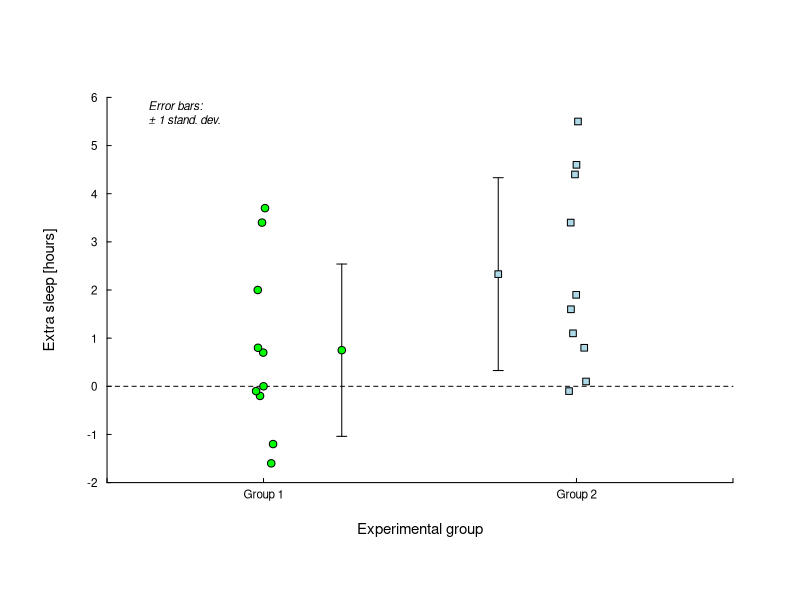
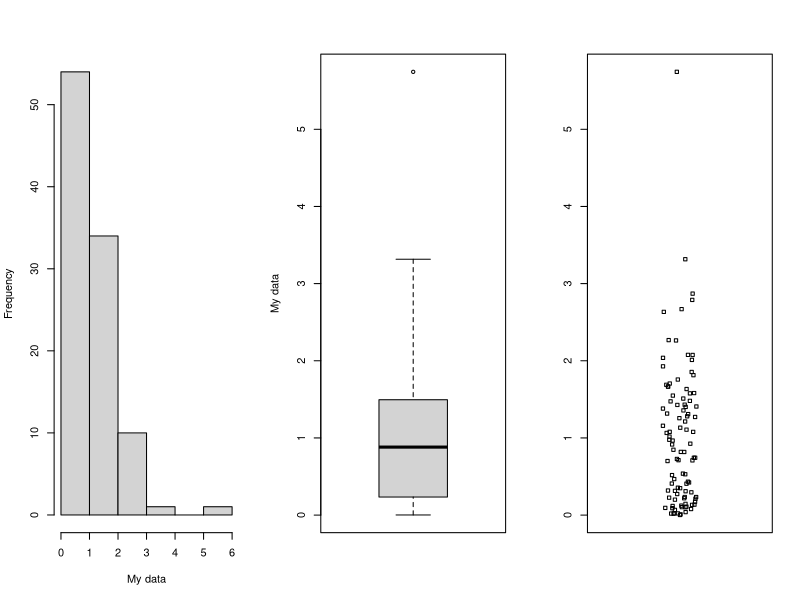
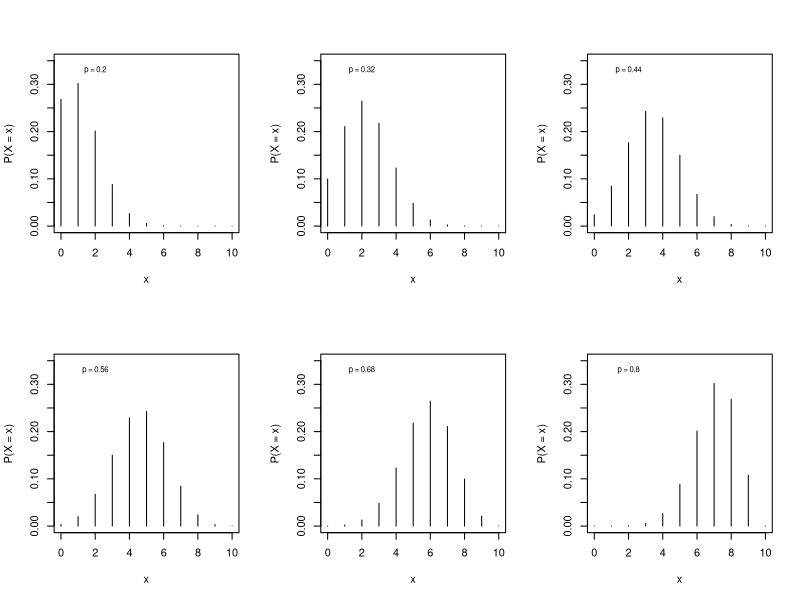
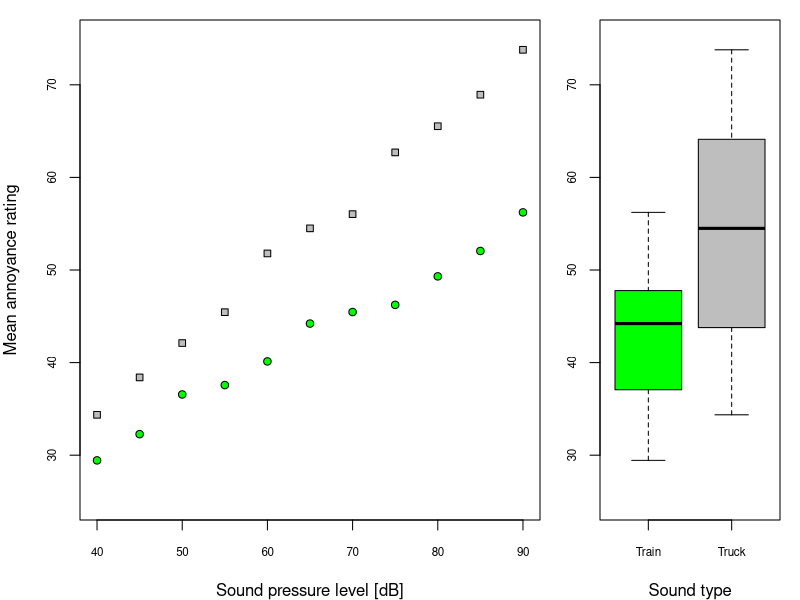
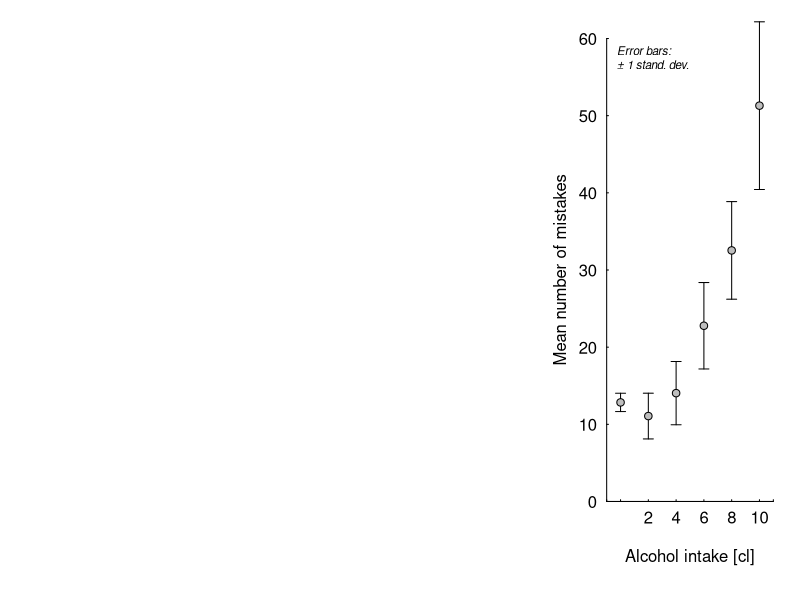
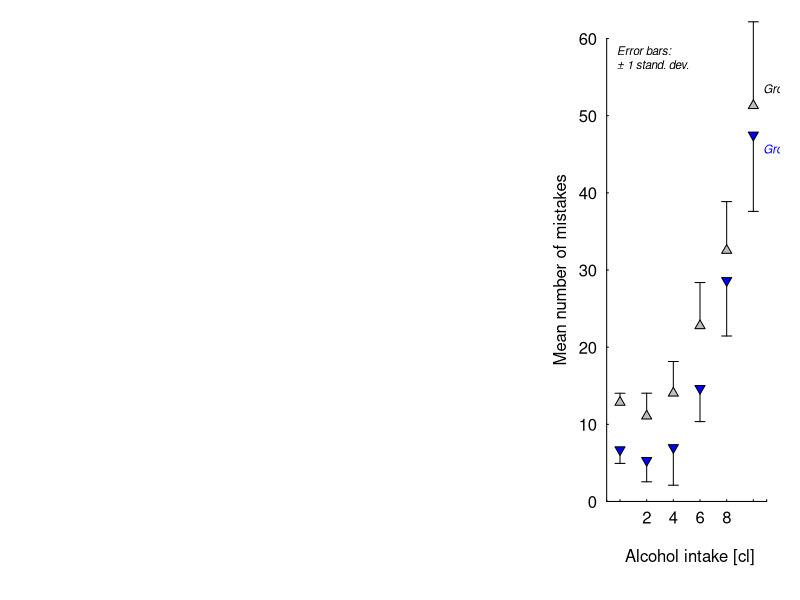
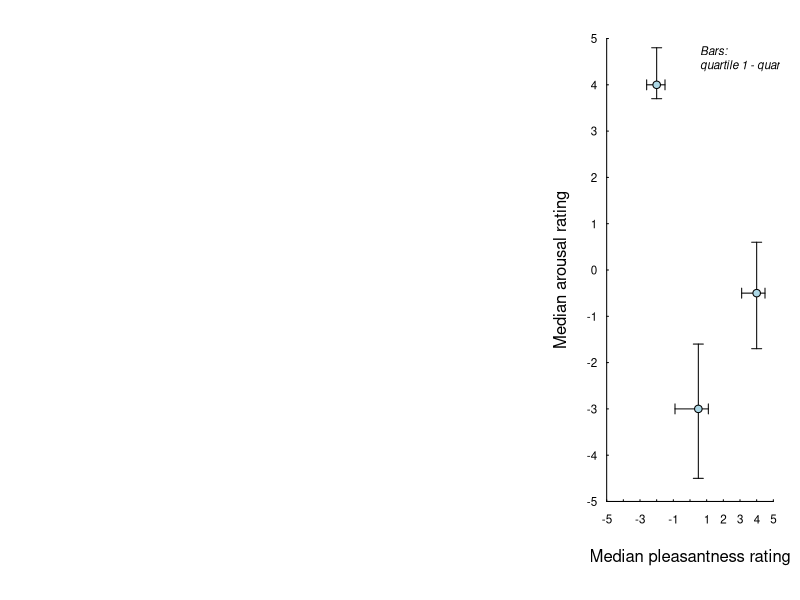

The R source for these figures, in order:
## ---- chunk 1
# THis will allow error messages to be converted to HTML
knitr::opts_chunk$set(error = TRUE)
## ---- chunk 2
# Load data
g2 <- sleep$extra[sleep$group == 2]  # Extra sleep Group 2
g1 <- sleep$extra[sleep$group == 1]  # Extra sleep Group 1

# Create an empty plot
plot(x = NULL, xlim = c(0.5, 2.5), ylim = c(-2, 6), axes = FALSE, ann = FALSE)

# Add line for no effect
lines(x = c(0.5, 2.5), y = c(0, 0), lty = 2)

# Add data points for group 1, slighlty displaced (jittered) along x.
jitter <- rnorm(n = length(g1), mean = 0, sd = 0.02) 
points(x = 1 + jitter, y = g1, pch = 21, bg = 'green')

# Add error bar +/- 1 standard deviation for group 1 (more on error bars below)
arrows(x0 = 1.25, y0 = mean(g1) - sd(g1),
       x1 = 1.25, y1 = mean(g1) + sd(g1), 
       length = 0.05, angle = 90, code = 3)

# Add mean value for group 1
points(x = 1.25, y = mean(g1), pch = 21, bg = 'green')

# Add data points for group 2
points(x = 2 + jitter, y = g2, pch = 22, bg = 'lightblue')

# Add error bar +/- 1 standard deviation for group 2
arrows(x0 = 1.75, y0 = mean(g2) - sd(g2),
       x1 = 1.75, y1 = mean(g2) + sd(g2), 
       length = 0.05, angle = 90, code = 3)

# Add mean value for group 2
points(x = 1.75, y = mean(g2), pch = 22, bg = 'lightblue')

# Add x-axis
axis(side = 1, at = c(0.5, 1, 2, 2.5), labels = c('', 'Group 1', 'Group 2', ''), 
     tck = 0.01, pos = -2, cex.axis = 0.7, mgp = c(3, 0, 0))

# Add y-axis
axis(side = 2, at = seq(-2, 6), labels = seq(-2, 6), 
     tck = 0.01, pos = 0.5,  cex.axis = 0.7, mgp = c(3, 0.5, 0), las = 1)

# Add x-axis text
mtext(text = "Experimental group", side = 1, line = 1, cex = 0.9)

# Add y-axis text
mtext(text = "Extra sleep [hours]", side = 2, line = 1.2, cex = 0.9)

# Add info on error bars (new line: \n   plus-minus sign:   \u00B1)
text(x = 0.6, y = 5.6, labels = "Error bars:\n\u00B1 1 stand. dev.", 
     cex = 0.7, font = 3, pos = 4)
## ---- chunk 3
par(mfrow=c(1, 3))
my_data <- rexp(n = 100)
hist(x = my_data, main = '', xlab = 'My data')
boxplot(x = my_data, ylab = 'My data')
stripchart(x = my_data, vertical = TRUE, method = 'jitter')
## ---- chunk 4
plot_binom <- function(p, n = 10) {
  # Function that plots the binomial distribution
  plot(x = 0:10, y = dbinom(x = seq(0:n), size = n, prob = p), 
       type = 'h', ylim = c(0, 0.35), 
       xlab = 'x', ylab = 'P(X = x)')
  text(x = 2, y = 0.33, labels = paste('p =', p), cex = 0.7)
}

# Sets default to put succesive plots in a 2x3 grid
par(mfrow=c(2, 3))

# Arguments for plot_binom()
p <- c(0.2, 0.32, 0.44, 0.56, 0.68, 0.80)  

# Applies plot_binom() separately to each element of p
myplots <- lapply(p, plot_binom)

# This restores the default
par(mfrow = c(1, 1))
## ---- chunk 5
# Create some random data
set.seed(123)
sound_level <- seq(from = 40, to = 90, by = 5)
annoyance_train <- 10 + sound_level * 0.5 + rnorm(length(sound_level))
annoyance_truck <- 2 + sound_level * 0.8 + rnorm(length(sound_level))

# Plot a scattergram to the left (to cover 70 % of the plotting area)
par(fig = c(0, 0.7, 0, 1),  # Define plotting area
    mar = c(4,4,1,1))  # Set margins of subplot (explained below)
plot(x = sound_level, y = annoyance_train, ylim = c(25, 75), pch = 21, bg = 'green',
     xlab = 'Sound pressure level [dB]', ylab = 'Mean annoyance rating', cex.axis = 0.7)
points(x = sound_level, y = annoyance_truck, ylim = c(25, 75), pch = 22, bg = 'grey')

# A boxplot to the right, covering the remaing 30 % of the plotting area
par(fig = c(0.7, 1, 0, 1),   
    mar = c(4, 2, 1, 1), new = TRUE)  # new = TRUE adds it to the active plot 
boxplot(annoyance_train, annoyance_truck, ylim = c(25, 75),  col = c('green', 'grey'), 
        xlab = 'Sound type', names = c('Train', 'Truck'), cex.axis = 0.7)
## ---- chunk 6
# Simulate some data
set.seed(123)
alcohol <- rep(x = seq(from = 0, to = 10, by = 2), times = 20)
mistakes <- 10 + 0.4 * alcohol + 0.6 * (alcohol - 2)^2 +
            rnorm(n = length(alcohol), mean = 0, sd = 0.8 * (alcohol + 2))
alc_levels <- unique(alcohol)
m_mistakes <- tapply(mistakes, list(alcohol), mean)
sd_mistakes <- tapply(mistakes, list(alcohol), sd)

# Plot scattergram with means +/- 1 sd
plot(x = NULL, xlim = c(-1, 11), ylim = c(0, 60), axes = FALSE, ann = FALSE)
arrows(x0 = alc_levels, y0 = m_mistakes - sd_mistakes,
       x1 = alc_levels, y1 = m_mistakes + sd_mistakes,
       length = 0.05, angle = 90, code = 3)  # See help(arrows) for details
points(x = alc_levels, y = m_mistakes, pch = 21, bg = 'grey')

# Add axes etc.
axis(side = 1, at = c(-1, alc_levels, 11), labels = c('', alc_levels, ''),
     pos = 0, tck = 0.01, mgp = c(3, 0.3, 0))
axis(side = 2, las = 1, tck = 0.01, pos = -1, mgp = c(3, 0.5, 0))
mtext(side = 1, text = 'Alcohol intake [cl]', line = 1.3)
mtext(side = 2, text = 'Mean number of mistakes', line = 1.5)
text(x = -1, y = 57, labels = "Error bars:\n\u00B1 1 stand. dev.", 
     cex = 0.7, font = 3, pos = 4)
## ---- chunk 7
set.seed(321)
mistakes_g2 <- 4 + 0.4 * alcohol + 0.6 * (alcohol - 2)^2 +
            rnorm(n = length(alcohol), mean = 0, sd = 0.8 * (alcohol + 2))
m_mistakes_g2 <- tapply(mistakes_g2, list(alcohol), mean)
sd_mistakes_g2 <- tapply(mistakes_g2, list(alcohol), sd)

# Plot scattergram with means +/- 1 sd
plot(x = NULL, xlim = c(-1, 11.5), ylim = c(0, 60), axes = FALSE, ann = FALSE)

# Data group 1
arrows(x0 = alc_levels, y0 = m_mistakes,
       x1 = alc_levels, y1 = m_mistakes + sd_mistakes,
       length = 0.05, angle = 90, code = 2)  # See help(arrows) for details
points(x = alc_levels, y = m_mistakes, pch = 24, bg = 'grey')

# Data group 2 
arrows(x0 = alc_levels, y0 = m_mistakes_g2 - sd_mistakes_g2,
       x1 = alc_levels, y1 = m_mistakes_g2,
       length = 0.05, angle = 90, code = 1)  # See help(arrows) for details
points(x = alc_levels, y = m_mistakes_g2, pch = 25, bg = 'blue')

# Add axes etc.
axis(side = 1, at = c(-1, alc_levels, 11), labels = c('', alc_levels, ''),
     pos = 0, tck = 0.01, mgp = c(3, 0.3, 0))
axis(side = 2, las = 1, tck = 0.01, pos = -1, mgp = c(3, 0.5, 0))
mtext(side = 1, text = 'Alcohol intake [cl]', line = 1.3)
mtext(side = 2, text = 'Mean number of mistakes', line = 1.5)
text(x = -1, y = 57, labels = "Error bars:\n\u00B1 1 stand. dev.", 
     cex = 0.7, font = 3, pos = 4)
text(x = 10, y = max(m_mistakes) + 2, labels = 'Group 1', col = 'black', 
     cex = 0.7, font = 3, pos = 4)
text(x = 10, y = max(m_mistakes_g2) - 2, labels = 'Group 2', col = 'blue', 
     cex = 0.7, font = 3, pos = 4)
## ---- chunk 8
# Make up some data
valence_mdn <- c(-2.0,  0.5,  4.0)
valence_q1  <- c(-2.6, -0.9,  3.1) 
valence_q3  <- c(-1.5,  1.1,  4.5)
arousal_mdn <- c( 4.0, -3.0, -0.5)
arousal_q1  <- c( 3.7, -4.5, -1.7) 
arousal_q3  <- c( 4.8, -1.6,  0.6)

# Empty scattergram
plot(x = NULL, xlim = c(-5, 5), ylim = c(-5, 5), axes = FALSE, ann = FALSE)

# Bars along x-axis: quartile 1 --- quartile 3
arrows(x0 = valence_q1, y0 = arousal_mdn,
       x1 = valence_q3, y1 = arousal_mdn,
       length = 0.05, angle = 90, code = 3)  # See help(arrows) for details
# Bars along y-axis: quartile 1 --- quartile 3
arrows(x0 = valence_mdn, y0 = arousal_q1,
       x1 = valence_mdn, y1 = arousal_q3,
       length = 0.05, angle = 90, code = 3)  # See help(arrows) for details
# Add median values
points(x = valence_mdn, y = arousal_mdn, pch = 21, bg = 'lightblue')

# Add axes etc.
axis(side = 1, pos = -5, at = seq(-5, 5), tck = 0.01, 
     cex.axis = 0.7, mgp = c(3, 0.3, 0))
axis(side = 2, pos = -5, at = seq(-5, 5), tck = 0.01, 
     cex.axis = 0.7, mgp = c(3, 0.5, 0), las = 1)
mtext(side = 1, text = 'Median pleasantness rating', line = 1.3)
mtext(side = 2, text = 'Median arousal rating', line = 1.5)
text(x = -0, y = 4.5, labels = "Bars:\nquartile 1 - quartile 3", 
     cex = 0.7, font = 3, pos = 4)
